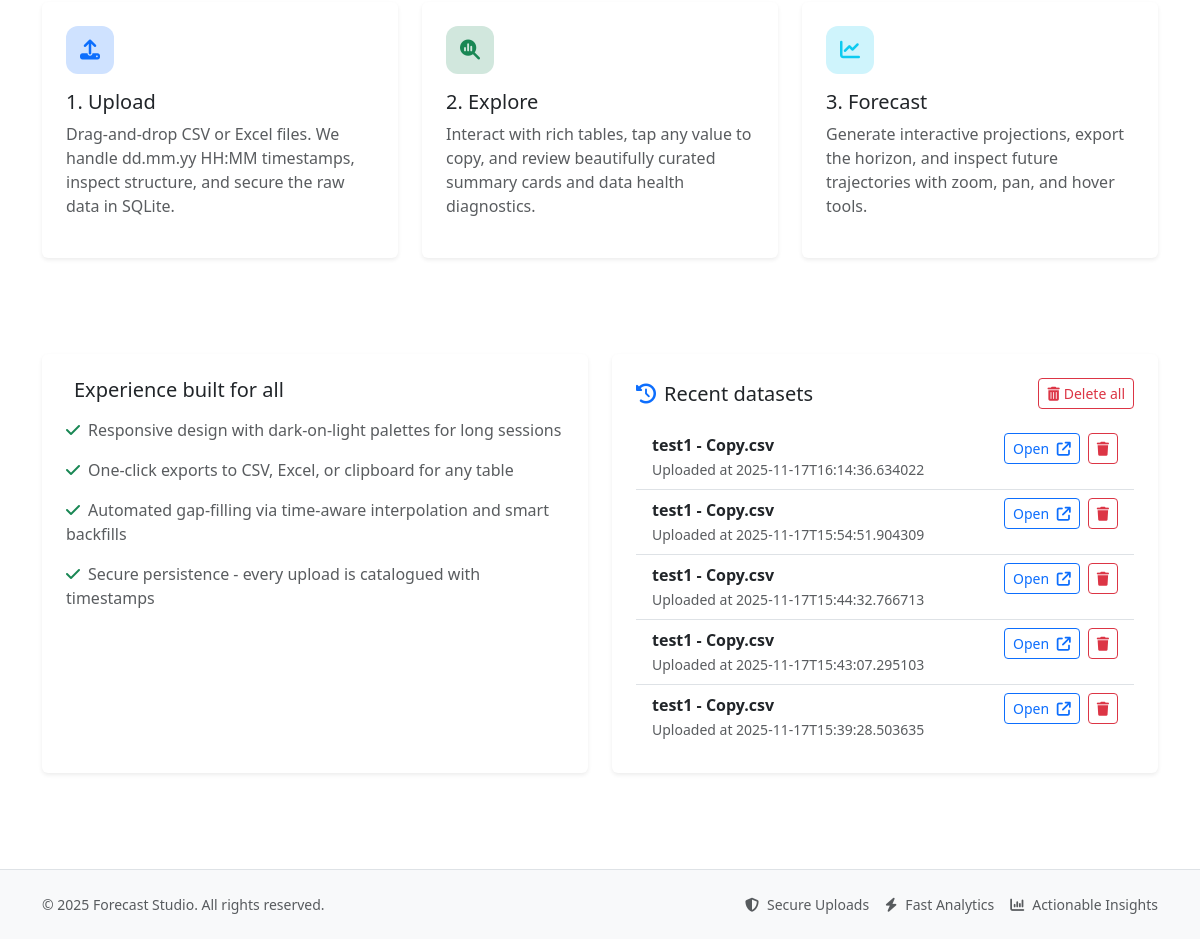
Before: / (lower part) with the older database file.
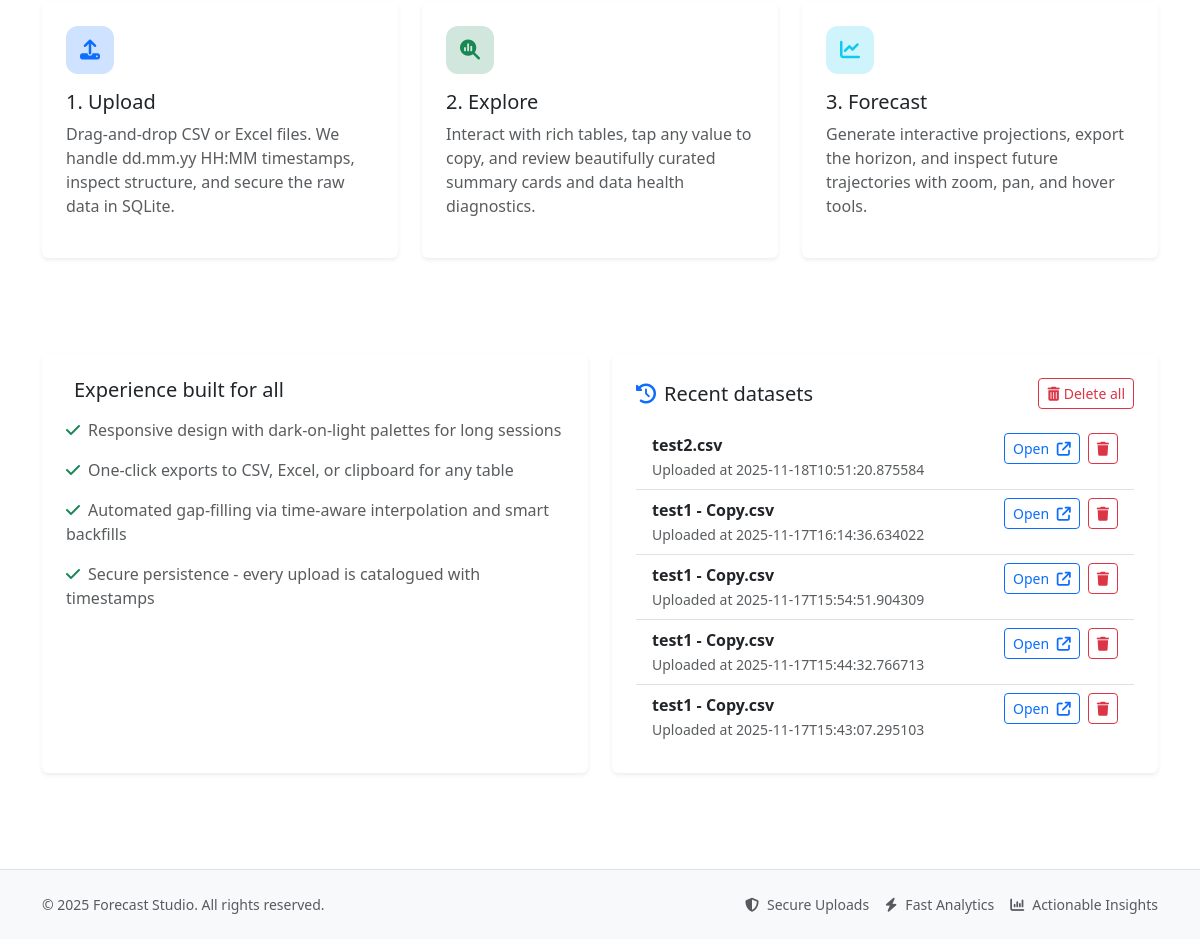
After: the same page with the newer database file.
### tables this page shows
CREATE TABLE datasets (
            id INTEGER PRIMARY KEY AUTOINCREMENT,
            filename TEXT NOT NULL,
            uploaded_at TEXT NOT NULL,
            columns_json TEXT NOT NULL,
            original_data_json TEXT NOT NULL,
            summary_json TEXT NOT NULL,
            missing_json TEXT NOT NULL,
            cleaned_series_json TEXT NOT NULL
        );

### main.py (the view)
@app.route("/")
def home() -> str:
    connection = get_db()
    rows = connection.execute(
        "SELECT id, filename, uploaded_at FROM datasets ORDER BY uploaded_at DESC LIMIT 5"
    ).fetchall()
    recent_datasets = [
        {
            "id": row["id"],
            "filename": row["filename"],
            "uploaded_at": row["uploaded_at"],
        }
        for row in rows
    ]
    return render_template("home.html", recent_datasets=recent_datasets)

### main.py (called while the page is built)
def _get_or_create_csrf_token() -> str:
    token = session.get("_csrf_token")
    if token is None:
        token = secrets.token_urlsafe(32)
        session["_csrf_token"] = token
    return token

@app.context_processor
def inject_globals() -> dict[str, Any]:
    return {
        "current_year": datetime.utcnow().year,
        "csrf_token": _get_or_create_csrf_token,
    }

def get_db() -> sqlite3.Connection:
    if "db" not in g:
        connection = sqlite3.connect(DATABASE_PATH)
        connection.row_factory = sqlite3.Row
        g.db = connection
    return g.db

### templates/home.html (shortened to what the changed rows need)
{% extends "base.html" %}
{% block content %}
    <section class="py-5">
        <div class="row g-4">
            <div class="col-lg-6">
                <div class="card shadow-sm border-0 h-100">
                    <div class="card-body p-4">
                        {% if recent_datasets %}
                            <ul class="list-group list-group-flush">
                                {% for dataset in recent_datasets %}
                                    <li class="list-group-item">
                                        <div class="d-flex justify-content-between align-items-start gap-3">
                                            <div>
                                                <div class="fw-semibold">{{ dataset.filename }}</div>
                                                <small class="text-muted">Uploaded at {{ dataset.uploaded_at }}</small>
                                            </div>
                                            <div class="d-flex gap-2">
                                                <a class="btn btn-outline-primary btn-sm" href="{{ url_for('visualize', dataset_id=dataset.id) }}">
                                                    Open <i class="fa-solid fa-arrow-up-right-from-square ms-1"></i>
                                                </a>
                                                <form method="post" action="{{ url_for('delete_dataset', dataset_id=dataset.id) }}" onsubmit="return confirm('Delete this dataset? This cannot be undone.');">
                                                    <button class="btn btn-outline-danger btn-sm" type="submit">
                                                        <i class="fa-solid fa-trash"></i>
                                                    </button>
                                                </form>
                                            </div>
                                        </div>
                                    </li>
                                {% endfor %}
                            </ul>
                        {% else %}
                            <p class="text-muted mb-0">No uploads yet. Be the first to bring your time series to life.</p>
                        {% endif %}
                    </div>
                </div>
            </div>
        </div>
    </section>
{% endblock %}

Changed rows visible on the page:
no longer on this page (row unchanged): datasets: filename "test1 - Copy.csv", uploaded_at "2025-11-17T15:39:28.503635"
added datasets: filename "test2.csv", uploaded_at "2025-11-18T10:51:20.875584"
